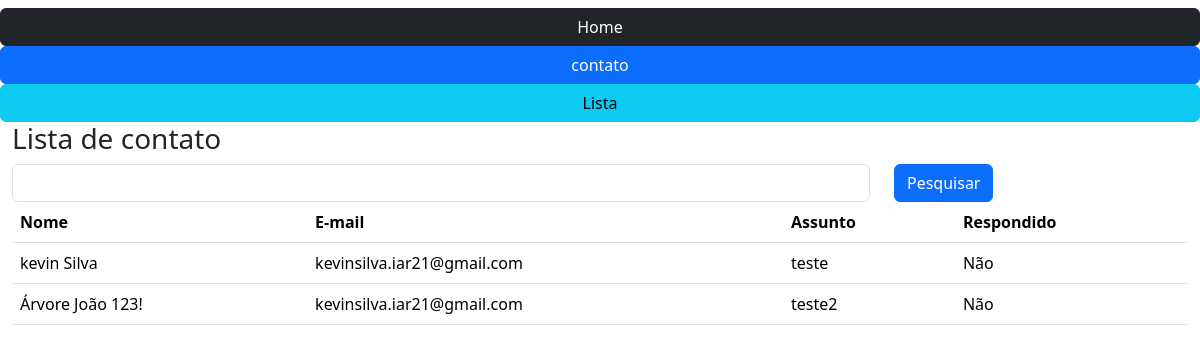
Page /contato/lista on the earlier database version.
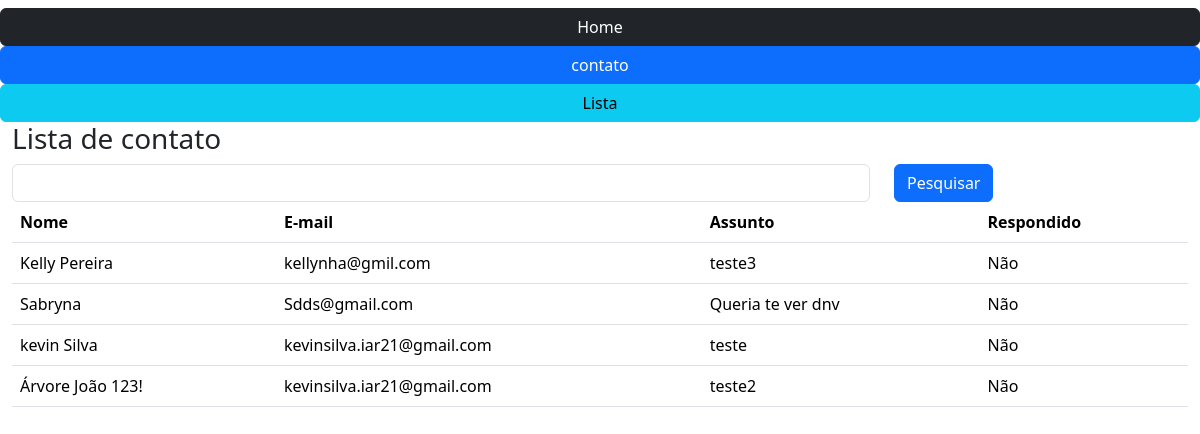
Same page on the later database version.
### app/models.py (models this page shows)
class Contato(db.Model):
    id = db.Column(db.Integer, primary_key=True)
    data_envio = db.Column(db.DateTime, default=datetime.utcnow())
    nome = db.Column(db.String, nullable=True)
    email = db.Column(db.String, nullable=True)
    assunto = db.Column(db.String, nullable=True)
    mensagem = db.Column(db.String, nullable=True)
    respondido = db.Column(db.Integer, default=0)

### app/routes.py (the view)
@app.route('/contato/lista')
def contato_lista():
    if request.method == "GET":
        pesquisa = request.args.get('pesquisa','')
    dados = Contato.query.order_by('nome')
    if pesquisa != '':
        dados = dados.filter_by(nome=pesquisa)
    context = {'dados':dados.all()}
    return render_template('contato_lista.html', context=context)

### app/templates/contato_lista.html
{% extends 'base.html' %}
{% block content %}
<div class="row mt-2">
  {% include 'nav.html' %}
  <h3>Lista de contato</h3>
  <form method="get" class="row">
    <div class="col-9">
      <input type="text" name="pesquisa" class="form-control">
    </div>
    <div class="col-3">
      <button type="submit" class="btn btn-primary">Pesquisar</button>
    </div>
  </form>
  <div class="col-12">
    <table class="table">
      <thead>
        <tr>
          <th>Nome</th>
          <th>E-mail</th>
          <th>Assunto</th>
          <th>Respondido</th>
        </tr>
      </thead>
      <tbody>
        {% for linha in context['dados'] %}
        <tr>
          <td>{{linha.nome}}</td>
          <td>{{linha.email}}</td>
          <td>{{linha.assunto}}</td>
          <td>
            {% if linha.respondido == 1 %}
            Sim
            {% else %}
            Não
            {% endif %}
          </td>
        </tr>
        {% endfor %}
      </tbody>
    </table>
  </div>
</div>
{% endblock %}

### app/templates/base.html (shortened to what this page needs)
<!DOCTYPE html>
<html lang="pt-br">
<head>
  <link href="https://cdn.jsdelivr.net/npm/bootstrap@5.3.8/dist/css/bootstrap.min.css" rel="stylesheet"
>
</head>
<body>
  <section class="container-fluid mt-2">
    {% block content %} {% endblock %}
  </section>
</body>
</html>

### app/templates/nav.html
<a href="/" class="btn btn-dark"> Home </a>
<a href="{{url_for('contato')}}" class="btn btn-primary"> contato </a>
<a href="{{url_for('contato_lista')}}" class="btn btn-info"> Lista </a>

Differences in the rows shown:
added Contato: nome "Kelly Pereira", email "kellynha@gmil.com", assunto "teste3", respondido "Não"
added Contato: nome "Sabryna", email "Sdds@gmail.com", assunto "Queria te ver dnv", respondido "Não"
